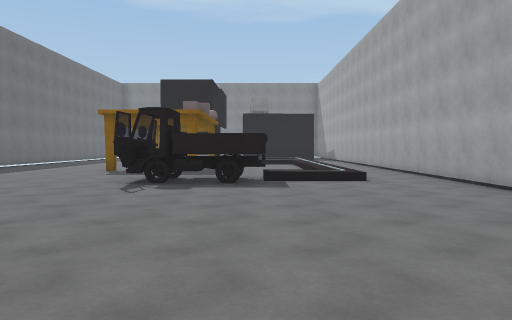
view 1 (above)

16 first-person views from a walk through a scene from a Unity 3-D project. The camera is 1.5 m above the floor, tilts 2° down and sees 70° across. The floor is counted in squares, 2 m on a side. Each view is taken from the middle of a square. On the plan, view 1 faces up. The plan holds only what a view shows up to about 11 squares ahead; the rest is blank. The place goes on beyond the plan. Surface patterns are stand-ins for the level's own textures.

view 2
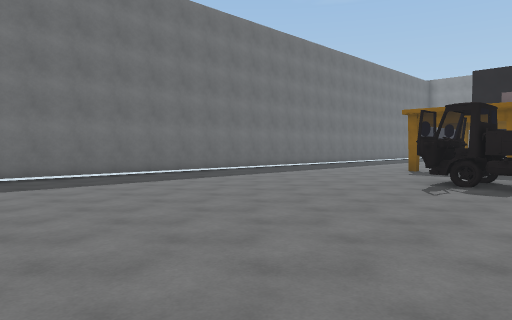

view 3
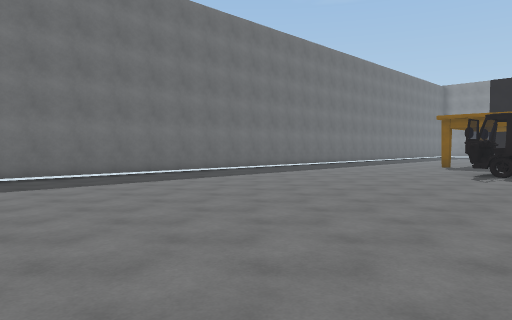

view 4
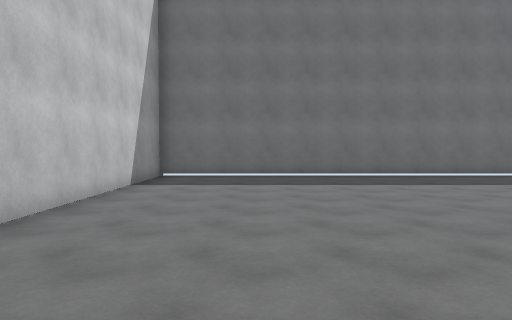

view 5
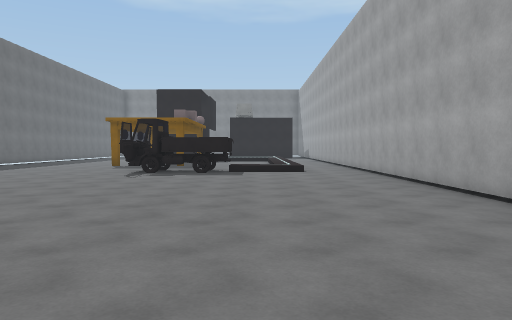

view 6
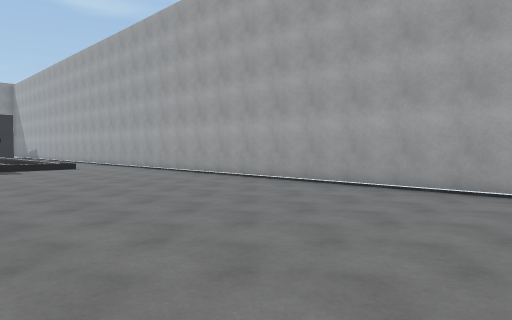

view 7
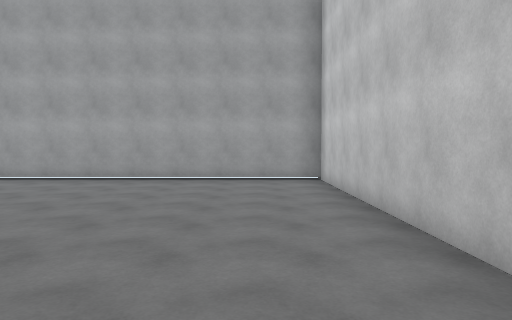

view 8
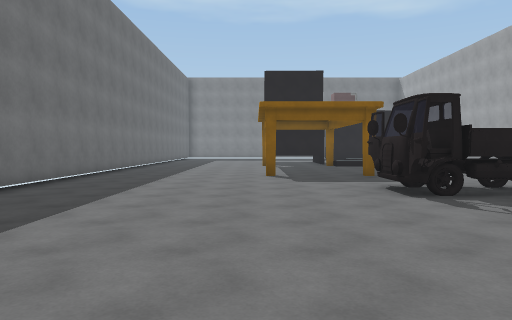

view 9
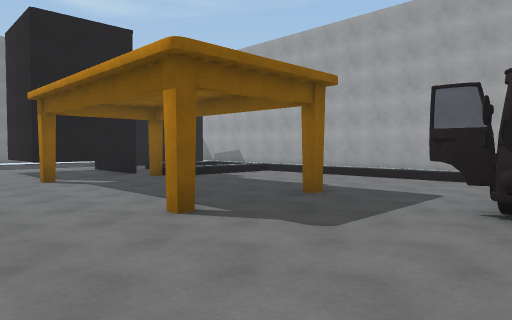

view 10
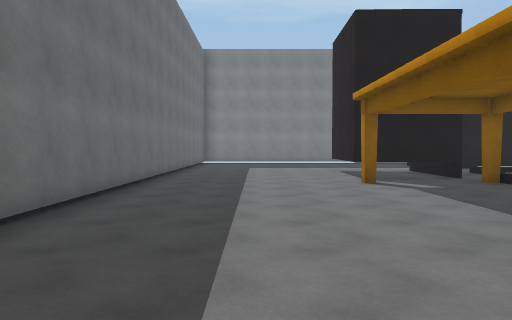

view 11
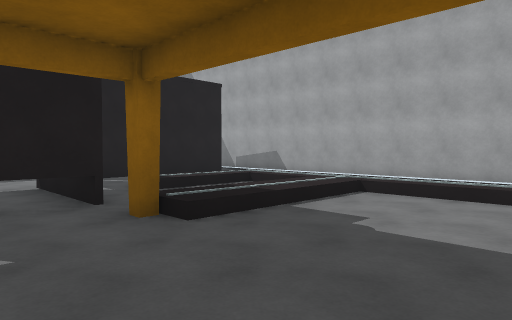

view 12
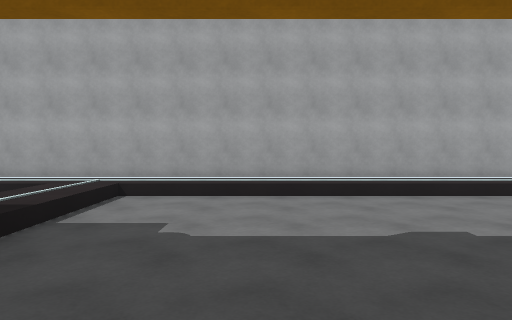

view 13
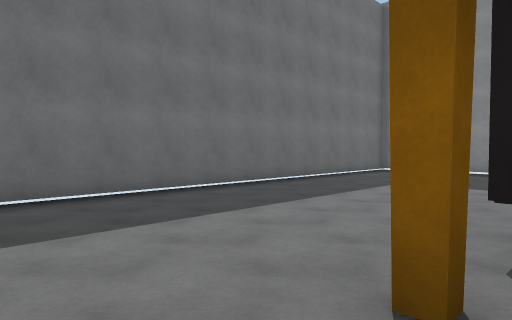

view 14
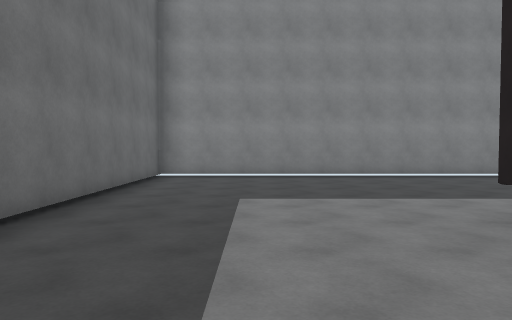

view 15
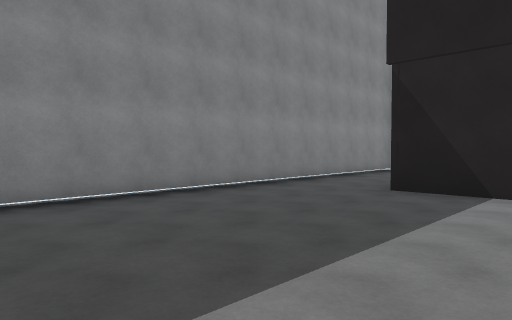

view 16
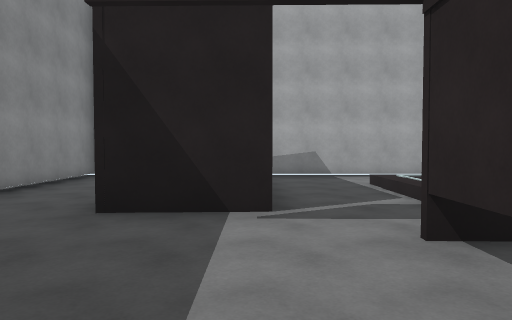

### Floor plan
Key: @ floor where view 1 was taken; # wall or solid block; . main floor; : floor 0.5 m higher than the main floor; / step, stairs or slope; T truck.
Columns run from 10 left of view 1 to 5 right of it. Each row starts with its distance up from view 1.
 27 ################
 26 #..............#
 25 #............
 24 #..........
 23 #.........#
 22 #.........####.#
 21 #..............#
 20 #.....###......#
 19 #.....###///: .#
 18 #.....###.  :  #
 17 #....#..////:  #
 16 #.......////:  #
 15 #...........:  #
 14 #...........:  #
 13 #...........:  #
 12 #....#..#...:  #
 11 #...........: .#
 10 #...........:..#
  9 #.......TTT/:..#
  8 #......TTTT//..#
  7 #......T.......#
  6 #..............#
  5 #..............#
  4 #..............#
  3 #..............#
  2 #..............#
  1 #..............#
  0 #.........@....#
 -1 #..............#
 -2 #..............#
 -3 #..............#
 -4 #..............#
 -5 #..............#
 -6 ################

Where each view was taken, in squares from view 1:
view 1: 0 up, 0 right, facing up
view 2: 0 up, 0 right, facing up-left
view 3: 3 down, 0 right, facing up-left
view 4: 3 down, 0 right, facing left
view 5: 3 down, 1 right, facing up
view 6: 5 down, 2 left, facing up-right
view 7: 4 down, 4 left, facing right
view 8: 2 up, 5 left, facing up
view 9: 8 up, 7 left, facing up-right
view 10: 9 up, 7 left, facing up
view 11: 13 up, 4 left, facing up-right
view 12: 14 up, 4 left, facing right
view 13: 15 up, 4 left, facing up-left
view 14: 17 up, 7 left, facing up
view 15: 21 up, 7 left, facing up-right
view 16: 22 up, 5 left, facing right
